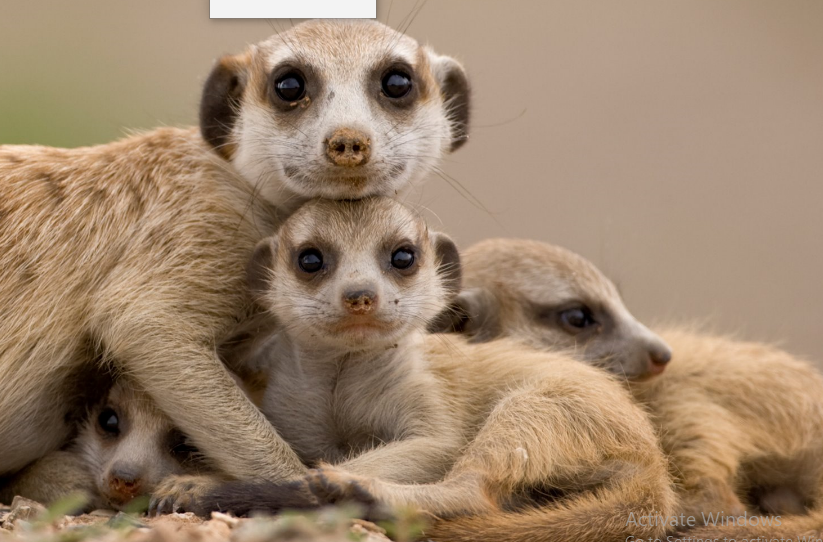
#> input picture img.png, 823 x 542 px, found by its file name
$ python png_to_rgb.py
#> lines starting #> are read from the running program, lines starting #| are printed output that depends on the picture
from PIL import Image

img = Image.open("D:/ImgProcessingPipeline/img.png").convert("RGB")
img = img.resize((256, 256))
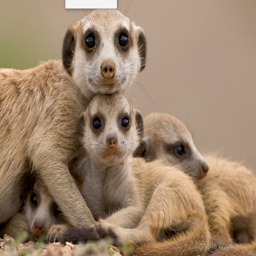
#> img: PIL image 256x256 RGB; mean R, G, B 156.3, 131.5, 107.4

with open("D:/ImgProcessingPipeline/rgbImg.rgb", "wb") as f:
    f.write(img.tobytes())

print("RGB file generated")
